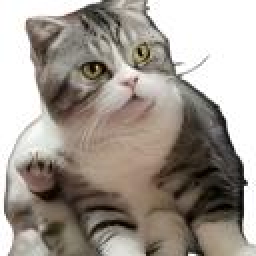
#> input picture xiaomao.jpg, 128 x 128 px (shown 2 times larger)
$ python get_bmptoc.py
#> lines starting #> are read from the running program, lines starting #| are printed output that depends on the picture; after the words box and inside, x2 and y2 are one past the last pixel; in counts of white or black regions, pixels touching at a corner belong together
from PIL import Image
import sys

def image_to_c_array(img_path, output_var_name="CrossLarge"):
    """
    将图片转换为墨水屏用的C语言字节数组（uint8_t）
    新增：逆时针旋转90° + 黑白互换（二值反色）
    :param img_path: 你的图片路径（比如 "my_pic.jpg"）
    :param output_var_name: 生成的数组变量名（默认CrossLarge）
    """
#> called with img_path = 'xiaomao.jpg', output_var_name = 'CrossLarge'
    # 1. 打开图片并预处理：缩放128×128 → 逆时针旋转90° → 黑白二值化
    try:
        img = Image.open(img_path)
#> img is the input picture: PIL image 128x128 RGB; mean R, G, B 161.4, 153.3, 145
        # 缩放为128×128（保持比例，不足补白）
        img = img.resize((128, 128), Image.Resampling.LANCZOS)
        # 核心1：逆时针旋转90°（PIL的rotate方法：expand=True避免裁剪）
        img = img.rotate(90, expand=True)
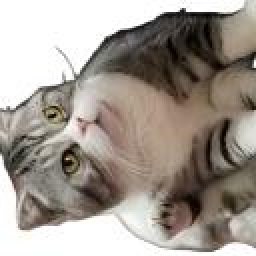
#> img: PIL image 128x128 RGB (shown 2 times larger); mean R, G, B 161.4, 153.3, 145
        # 重新缩回到128×128（旋转后尺寸可能偏移，强制校准）
        img = img.resize((128, 128), Image.Resampling.LANCZOS)
        # 转为黑白二值图（0=黑，255=白）
        img = img.convert("1")
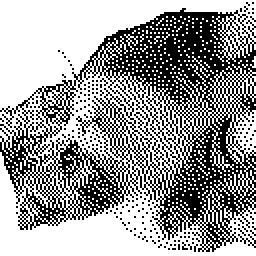
#> img: PIL image 128x128 1 (shown 2 times larger); 60.7% white; black in thin lines or dots
    except Exception as e:
        print(f"打开/处理图片失败：{e}")
        return

    # 2. 逐行取模 + 核心2：黑白互换（反色）+ 转十六进制字节数组
    pixel_data = list(img.getdata())
#> pixel_data = 16384 values, max 255 at index 0, min 0 at index 251, mean 154.7
    byte_array = []
    for i in range(0, len(pixel_data), 8):
        byte = 0
        for j in range(8):
            if i + j < len(pixel_data):
                # 黑白互换：原白(255)→黑(1)，原黑(0)→白(0)（适配墨水屏显示）
                pixel = 1 if pixel_data[i+j] == 255 else 0  # 反色核心逻辑
                byte |= (pixel << (7 - j))
        byte_array.append(byte)
#> this loop made 2048 passes
#> i on passes 2 to 4: 8, 16, 24
#> after the loop, byte_array = 2048 values, max 255 at index 0, min 0 at index 107, mean 155

    # 3. 生成和原代码格式一致的C数组
    c_code = f"#pragma once\n#include <cstdint>\n\n"
    c_code += f"static const uint8_t {output_var_name}[] = {{\n"
    # 每行16个字节，和原代码排版一致
    for i in range(0, len(byte_array), 16):
        line_bytes = byte_array[i:i+16]
        hex_str = ", ".join([f"0x{byte:02X}" for byte in line_bytes])
        c_code += f"    {hex_str},\n"
#> this loop made 128 passes
#> i on passes 2 to 13: 16, 32, 48, 64, 80, 96, 112, 128, 144, 160, 176, 192
    c_code += "};\n"

    # 4. 保存到文件
    with open("image_array.h", "w", encoding="utf-8") as f:
        f.write(c_code)
    print(f"转换完成！已完成：128×128缩放 + 逆时针旋转90° + 黑白互换")
    print("数组文件：image_array.h（直接复制替换原代码的CrossLarge即可）")

# ------------------- 运行脚本 -------------------
if __name__ == "__main__":
    # ！！！替换成你的图片
    YOUR_IMAGE_PATH = "xiaomao.jpg"
    image_to_c_array(YOUR_IMAGE_PATH, "CrossLarge")

$ run again, with maomao.jpg copied over xiaomao.jpg
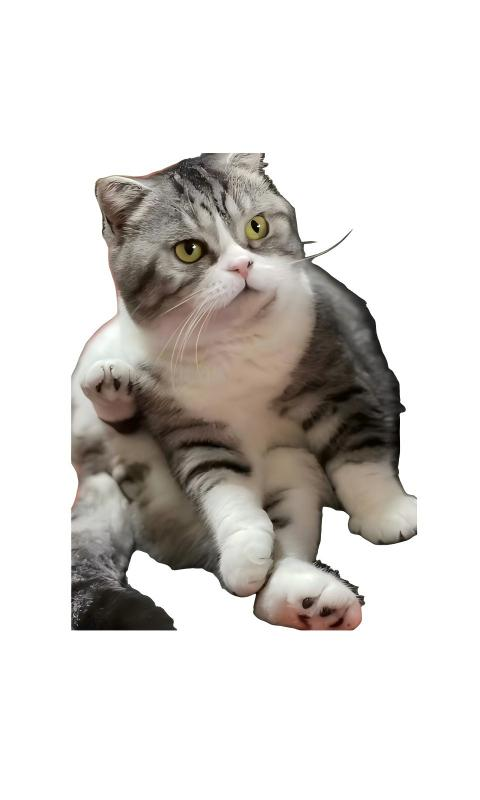
#> input picture maomao.jpg, 480 x 800 px
#> in image_to_c_array, img is the input picture: PIL image 480x800 RGB; mean R, G, B 215, 211.8, 208.4
#> in image_to_c_array, `img = img.rotate(90, expand=True)`:
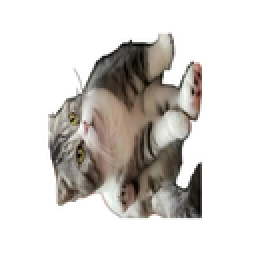
#> img: PIL image 128x128 RGB (shown 2 times larger); mean R, G, B 214.9, 211.6, 208.3
#> in image_to_c_array, `img = img.convert("1")`:
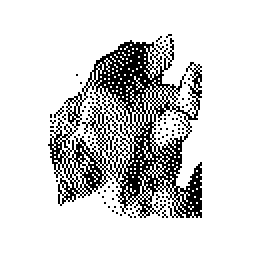
#> img: PIL image 128x128 1 (shown 2 times larger); 83.2% white; black in thin lines or dots, all inside (x1, y1, x2, y2) = (24, 17, 101, 109)
#> pixel_data = 16384 values, max 255 at index 0, min 0 at index 2260, mean 212.2
#> the loop in image_to_c_array, `for i in range(0, len(pixel_data), 8):` made 2048 passes
#> i on passes 2 to 4: 8, 16, 24
#> after the loop in image_to_c_array, `for i in range(0, len(pixel_data), 8):`: byte_array = 2048 values, max 255 at index 0, min 0 at index 376, mean 212.1
#> the loop in image_to_c_array, `for i in range(0, len(byte_array), 16):` made 128 passes
#> i on passes 2 to 9: 16, 32, 48, 64, 80, 96, 112, 128
